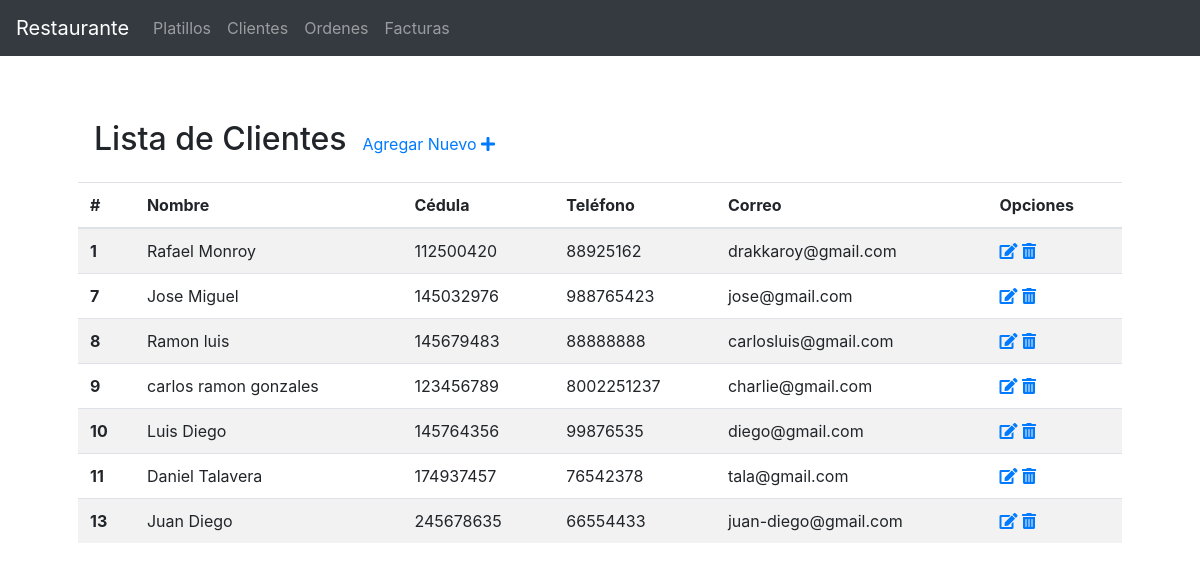
The page /views/clientes.php on the database its author committed.
### tables this page shows
CREATE TABLE `clientes` (
  `id` int(11) NOT NULL,
  `nombre` varchar(100) NOT NULL,
  `cedula` int(9) NOT NULL,
  `telefono` varchar(15) NOT NULL,
  `correo` varchar(100) NOT NULL,
  `direccion` varchar(200) DEFAULT NULL,
  `provincia` varchar(100) NOT NULL,
  `canton` varchar(100) NOT NULL,
  `distrito` varchar(100) NOT NULL
);

### utils/Db.php (called while the page is built, shortened)
<?php
class Db {
    protected $connection;
    protected $query;
    public function __construct($dbhost = 'localhost', $dbuser = 'root', $dbpass = '', $dbname = '', $charset = 'utf8') {
		$this->connection = new mysqli($dbhost, $dbuser, $dbpass, $dbname);
		$this->connection->set_charset($charset);
    }
    public function query($query) {
		if ($this->query = $this->connection->prepare($query)) {
            $this->query->execute();
        } else {
            die('Unable to prepare statement (check your syntax) - ' . $this->connection->error);
        }
		return $this;
    }
    public function fetchAll() {
	    $params = array();
	    $meta = $this->query->result_metadata();
	    while ($field = $meta->fetch_field()) {
	        $params[] = &$row[$field->name];
	    }
	    call_user_func_array(array($this->query, 'bind_result'), $params);
        $result = array();
        while ($this->query->fetch()) {
            $r = array();
            foreach ($row as $key => $val) {
                $r[$key] = $val;
            }
            $result[] = $r;
        }
		return $result;
	}
	public function close() {
		return $this->connection->close();
	}
}

### models/cliente.php (called while the page is built, shortened)
<?php
require_once(PATH.'utils/Db.php');
class Cliente {
    public function getClientes() {
        $db = new Db(SERVERNAME, USERNAME, PASSWORD, DBNAME);
        $clientes = $db->query('SELECT * FROM clientes')->fetchAll();
        return $clientes;
    }
}

### views/clientes.php (the view, shortened to what this page needs)
<?php
include_once(PATH.'views/global/head.php');
require_once(PATH.'models/Cliente.php');
    $clientes = new Cliente();
    $lista = $clientes->getClientes();
?>
<body>
    <?php include_once(PATH.'views/global/nav.php'); ?>
    <div class="container p-5">
        <div class="title">
            <h2 class="p-3">Lista de Clientes</h2>
            <a href="crear_cliente.php">Agregar Nuevo <i class="fas fa-plus"></i></a>
        </div>
        <table class="table table-striped">
            <thead>
                <tr>
                <th scope="col">#</th>
                <th scope="col">Nombre</th>
                <th scope="col">Cédula</th>
                <th scope="col">Teléfono</th>
                <th scope="col">Correo</th>
                <th scope="col">Opciones</th>
                </tr>
            </thead>
            <tbody>
                <?php foreach($lista as $cliente){ ?>
                <tr>
                    <th scope="row"><?php print $cliente['id']; ?></th>
                    <td><?php print $cliente['nombre']; ?></td>
                    <td><?php print $cliente['cedula']; ?></td>
                    <td><?php print $cliente['telefono']; ?></td>
                    <td><?php print $cliente['correo']; ?></td>
                    <td>
                        <a href="crear_cliente.php?id=<?php print $cliente['id']; ?>"><i class="fas fa-edit"></i></i></a>
                        <a href="../controllers/clientes.php?r=remove&id=<?php print $cliente['id']; ?>"><i class="fas fa-trash-alt"></i></a>
                    </td>
                </tr>
                <?php } ?>
            </tbody>
        </table>
    </div>
</body>

### views/global/head.php (shortened to what this page needs)
<head>
    <link rel="stylesheet" href="../assets/css/bootstrap.min.css">
    <link rel="stylesheet" href="https://use.fontawesome.com/releases/v5.7.0/css/all.css">
    <link rel="stylesheet" href="../assets/css/main.css">
</head>

### views/global/nav.php (shortened to what this page needs)
<nav class="navbar navbar-expand-lg navbar-dark bg-dark">
    <a class="navbar-brand" href="dashboard.php">Restaurante</a>
    <div class="collapse navbar-collapse" id="navbarColor01">
        <ul class="navbar-nav mr-auto">
            <li class="nav-item">
                <a class="nav-link" href="platillos.php">Platillos</a>
            </li>
            <li class="nav-item">
                <a class="nav-link" href="clientes.php">Clientes</a>
            </li>
            <li class="nav-item">
                <a class="nav-link" href="ordenes.php">Ordenes</a>
            </li>
            <li class="nav-item">
                <a class="nav-link" href="facturas.php">Facturas</a>
            </li>
        </ul>
    </div>
</nav>

### assets/css/main.css (style rules this page uses)
.title { display: flex; align-items: baseline; }

### rows shown on the page
clientes: id "1", nombre "Rafael Monroy", cedula "112500420", telefono "88925162", correo "drakkaroy@gmail.com"
clientes: id "7", nombre "Jose Miguel", cedula "145032976", telefono "988765423", correo "jose@gmail.com"
clientes: id "8", nombre "Ramon luis", cedula "145679483", telefono "88888888", correo "carlosluis@gmail.com"
clientes: id "9", nombre "carlos ramon gonzales", cedula "123456789", telefono "8002251237", correo "charlie@gmail.com"
clientes: id "10", nombre "Luis Diego", cedula "145764356", telefono "99876535", correo "diego@gmail.com"
clientes: id "11", nombre "Daniel Talavera", cedula "174937457", telefono "76542378", correo "tala@gmail.com"
clientes: id "13", nombre "Juan Diego", cedula "245678635", telefono "66554433", correo "juan-diego@gmail.com"
